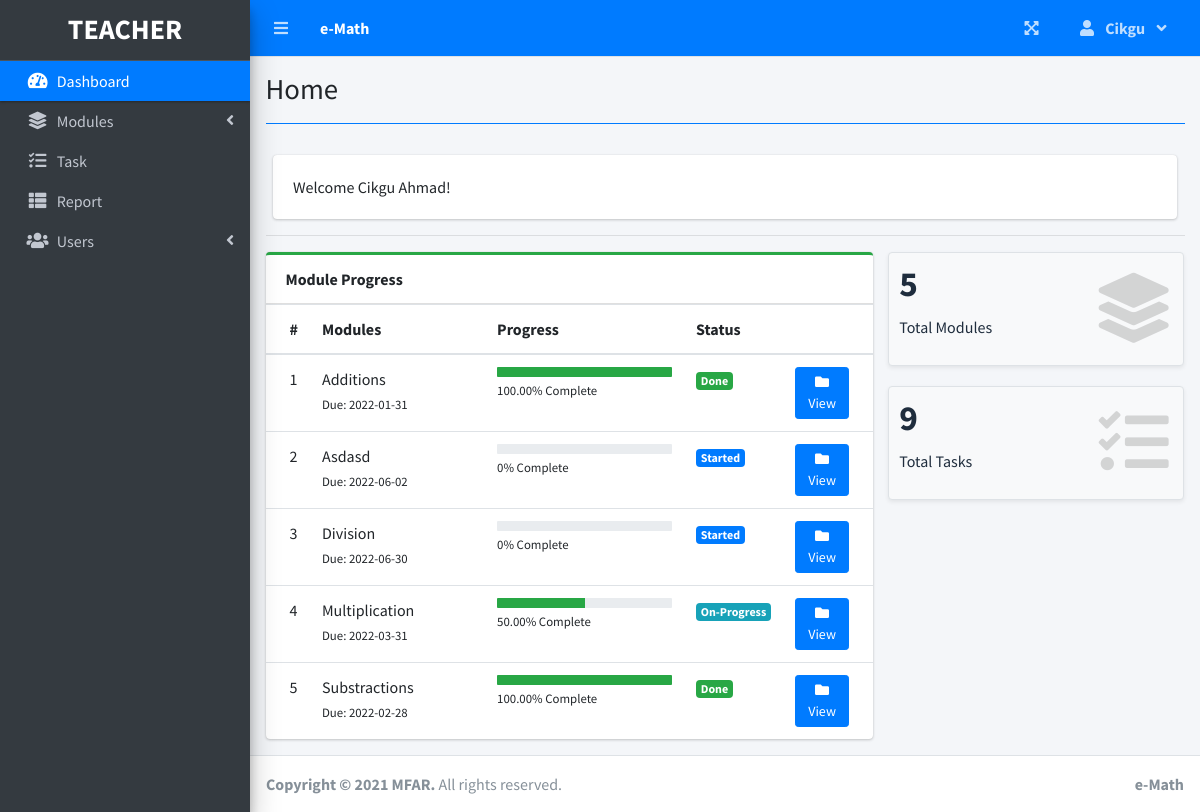
The page / (signed in) on the database its author committed.
### tables this page shows
CREATE TABLE `project_list` (
  `id` int(30) NOT NULL,
  `name` varchar(200) NOT NULL,
  `description` text NOT NULL,
  `video` text NOT NULL,
  `status` tinyint(2) NOT NULL,
  `start_date` date NOT NULL,
  `end_date` date NOT NULL,
  `manager_id` int(30) NOT NULL,
  `user_ids` text NOT NULL,
  `date_created` datetime NOT NULL DEFAULT current_timestamp()
);

### home.php (the view, shortened to what this page needs)
<?php include('db_connect.php') ?>
 <div class="col-12">
          <div class="card">
            <div class="card-body">
              Welcome <?php echo $_SESSION['login_name'] ?>!
            </div>
          </div>
  </div>
  <hr>
  <?php
     $where2 = "";
    if($_SESSION['login_type'] == 1){
      $where2 = " where p.manager_id = '{$_SESSION['login_id']}' ";
    }elseif($_SESSION['login_type'] == 2){
      $where2 = " where concat('[',REPLACE(p.user_ids,',','],['),']') LIKE '%[{$_SESSION['login_id']}]%' ";
    }
    ?>
      <div class="row">
        <div class="col-md-8">
        <div class="card card-outline card-success">
          <div class="card-header">
            <b>Module Progress</b>
          </div>
          <div class="card-body p-0">
            <div class="table-responsive">
              <table class="table m-0 table-hover">
                <colgroup>
                  <col width="5%">
                  <col width="30%">
                  <col width="35%">
                  <col width="15%">
                  <col width="15%">
                </colgroup>
                <thead>
                  <th>#</th>
                  <th>Modules</th>
                  <th>Progress</th>
                  <th>Status</th>
                  <th></th>
                </thead>
                <tbody>
                <?php
                $i = 1;
                $stat = array("Pending","Started","On-Progress","On-Hold","Over Due","Done");
                $where = "";
                if($_SESSION['login_type'] == 1){
                  $where = " where manager_id = '{$_SESSION['login_id']}' ";
                }elseif($_SESSION['login_type'] == 2){
                  $where = " where concat('[',REPLACE(user_ids,',','],['),']') LIKE '%[{$_SESSION['login_id']}]%' ";
                }
                $qry = $conn->query("SELECT * FROM project_list $where order by name asc");
                while($row= $qry->fetch_assoc()):
                $tprog = $conn->query("SELECT * FROM task_list where project_id = {$row['id']}")->num_rows;
                $cprog = $conn->query("SELECT * FROM task_list where project_id = {$row['id']} and status = 3")->num_rows;
                $prog = $tprog > 0 ? ($cprog/$tprog) * 100 : 0;
                $prog = $prog > 0 ?  number_format($prog,2) : $prog;
                $prod = $conn->query("SELECT * FROM user_productivity where project_id = {$row['id']}")->num_rows;
                if($row['status'] == 0 && strtotime(date('Y-m-d')) >= strtotime($row['start_date'])):
                if($prod  > 0  || $cprog > 0)
                  $row['status'] = 2;
                else
                  $row['status'] = 1;
                elseif($row['status'] == 0 && strtotime(date('Y-m-d')) > strtotime($row['end_date'])):
                $row['status'] = 4;
                endif;
                  ?>
                  <tr>
                      <td>
                         <?php echo $i++ ?>
                      </td>
                      <td>
                          <a>
                              <?php echo ucwords($row['name']) ?>
                          </a>
                          <br>
                          <small>
                              Due: <?php echo date("Y-m-d",strtotime($row['end_date'])) ?>
                          </small>
                      </td>
                      <td class="project_progress">
                          <div class="progress progress-sm">
                              <div class="progress-bar bg-green" role="progressbar" aria-valuenow="80" aria-valuemin="0" aria-valuemax="100" style="width: <?php echo $prog ?>%">
                              </div>
                          </div>
                          <small>
                              <?php echo $prog ?>% Complete
                          </small>
                      </td>
                      <td class="project-state">
                          <?php
                            if($stat[$row['status']] =='Pending'){
                              echo "<span class='badge badge-secondary'>{$stat[$row['status']]}</span>";
                            }elseif($stat[$row['status']] =='Started'){
                              echo "<span class='badge badge-primary'>{$stat[$row['status']]}</span>";
                            }elseif($stat[$row['status']] =='On-Progress'){
                              echo "<span class='badge badge-info'>{$stat[$row['status']]}</span>";
                            }elseif($stat[$row['status']] =='On-Hold'){
                              echo "<span class='badge badge-warning'>{$stat[$row['status']]}</span>";
                            }elseif($stat[$row['status']] =='Over Due'){
                              echo "<span class='badge badge-danger'>{$stat[$row['status']]}</span>";
                            }elseif($stat[$row['status']] =='Done'){
                              echo "<span class='badge badge-success'>{$stat[$row['status']]}</span>";
                            }
                          ?>
                      </td>
                      <td>
                        <a class="btn btn-primary btn-sm" href="./index.php?page=view_module&id=<?php echo $row['id'] ?>">
                              <i class="fas fa-folder">
                              </i>
                              View
                        </a>
                      </td>
                  </tr>
                <?php endwhile; ?>
                </tbody>
              </table>
            </div>
          </div>
        </div>
        </div>
        <div class="col-md-4">
          <div class="row">
          <div class="col-12 col-sm-6 col-md-12">
            <div class="small-box bg-light shadow-sm border">
              <div class="inner">
                <h3><?php echo $conn->query("SELECT * FROM project_list $where")->num_rows; ?></h3>
                <p>Total Modules</p>
              </div>
              <div class="icon">
                <i class="fa fa-layer-group"></i>
              </div>
            </div>
          </div>
           <div class="col-12 col-sm-6 col-md-12">
            <div class="small-box bg-light shadow-sm border">
              <div class="inner">
                <h3><?php echo $conn->query("SELECT t.*,p.name as pname,p.start_date,p.status as pstatus, p.end_date,p.id as pid FROM task_list t inner join project_list p on p.id = t.project_id $where2")->num_rows; ?></h3>
                <p>Total Tasks</p>
              </div>
              <div class="icon">
                <i class="fa fa-tasks"></i>
              </div>
            </div>
          </div>
      </div>
        </div>
      </div>

### rows shown on the page
project_list: name "Additions", end_date "2022-01-31", prog "100.00", status "Done"
project_list: name "Asdasd", end_date "2022-06-02", prog "0", manager "Started"
project_list: name "Division", end_date "2022-06-30", prog "0", manager "Started"
project_list: name "Multiplication", end_date "2022-03-31", prog "50.00", status "On-Progress"
project_list: name "Substractions", end_date "2022-02-28", prog "100.00", status "Done"

### other values the page prints
$_SESSION['system']['name'] "e-Math"
$_SESSION['login_firstname'] "Cikgu"
$title "Home"
$_SESSION['login_name'] "Cikgu Ahmad"
$conn->query("SELECT * FROM project_list $where")->num_rows "5"
